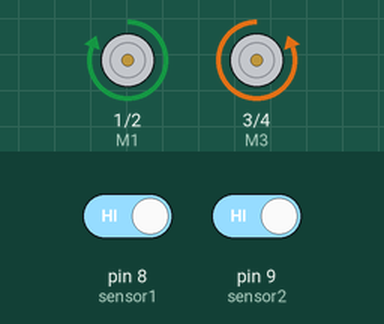
Simulated run of this sketch. Board: Arduino Uno, built with avr-gcc and run on an emulated ATmega328P. Shown: motor-driver pin pairs drawn as motors (green arrow = first pin HIGH = forward, orange = second pin HIGH = backward, longer = more drive). The inputs (shaded band) are chosen by the test bench; at power-on: pin 8 (sensor1) HIGH, pin 9 (sensor2) HIGH.

Above: at 1.2 s.
1.3 s: pin 8 (sensor1) driven LOW
At 2.3 s:
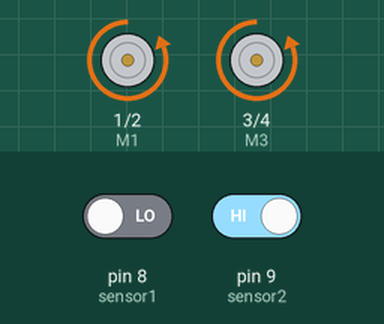
2.8 s: pin 9 (sensor2) driven LOW
At 3.5 s:
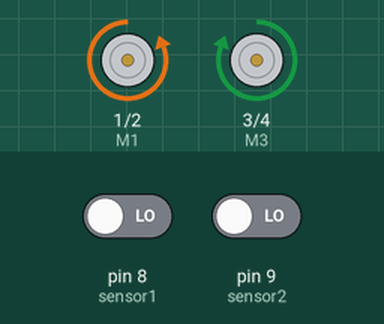
4.3 s: pin 8 (sensor1) driven HIGH
At 4.6 s:
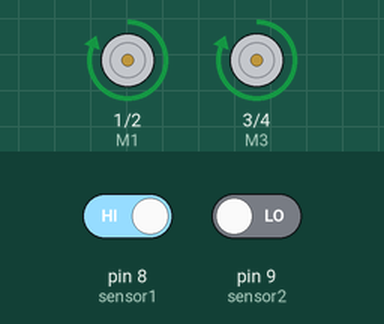
5.8 s: pin 9 (sensor2) driven HIGH
At 7.0 s:
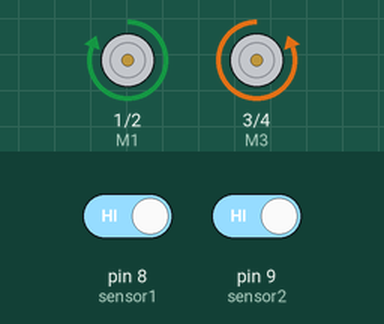
Timing chart, 0 to 8.3 s (numbered marks = the images above; inputs shaded):
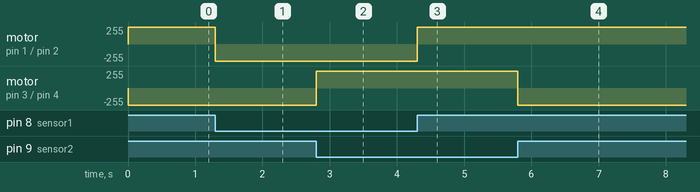

Measured:
- after the input at 1.3 s, motor on pin 1 (M1) / pin 2 (M2): forward 255/255 → backward 255/255 at once
- after the input at 2.8 s, motor on pin 3 (M3) / pin 4 (M4): backward 255/255 → forward 255/255 at once
- after the input at 4.3 s, motor on pin 1 (M1) / pin 2 (M2): backward 255/255 → forward 255/255 at once
- after the input at 5.8 s, motor on pin 3 (M3) / pin 4 (M4): forward 255/255 → backward 255/255 at once

The sketch:

line_follow.ino
```cpp
// HRTE PROJECTS LINE FOLLOW ROBOT
//CREATED BY - UCHITHA INDURANGA x)
#define M1 1
#define M2 2
#define M3 3
#define M4 4
#define sensor1 8
#define sensor2 9
int robolinefollow1;
int robolinefollow2;
void setup() {
  pinMode(M1, OUTPUT);
  pinMode(M2, OUTPUT);
  pinMode(M3, OUTPUT);
  pinMode(M4, OUTPUT);
  pinMode(sensor1 , INPUT);
  pinMode(sensor2 ,INPUT);

}

void loop() {
   robolinefollow1 = digitalRead(sensor1);
  if( robolinefollow1 == LOW)
{  digitalWrite (M1,LOW);
   digitalWrite (M2,HIGH);
}
 else{
 digitalWrite (M2,LOW);
 digitalWrite (M1,HIGH);
}
 robolinefollow2 = digitalRead(sensor2);
if( robolinefollow2 == LOW)
{
  digitalWrite (M3,HIGH);
  digitalWrite (M4,LOW);

  }
else{
  digitalWrite (M4,HIGH);
  digitalWrite (M3,LOW);

}
}
```
